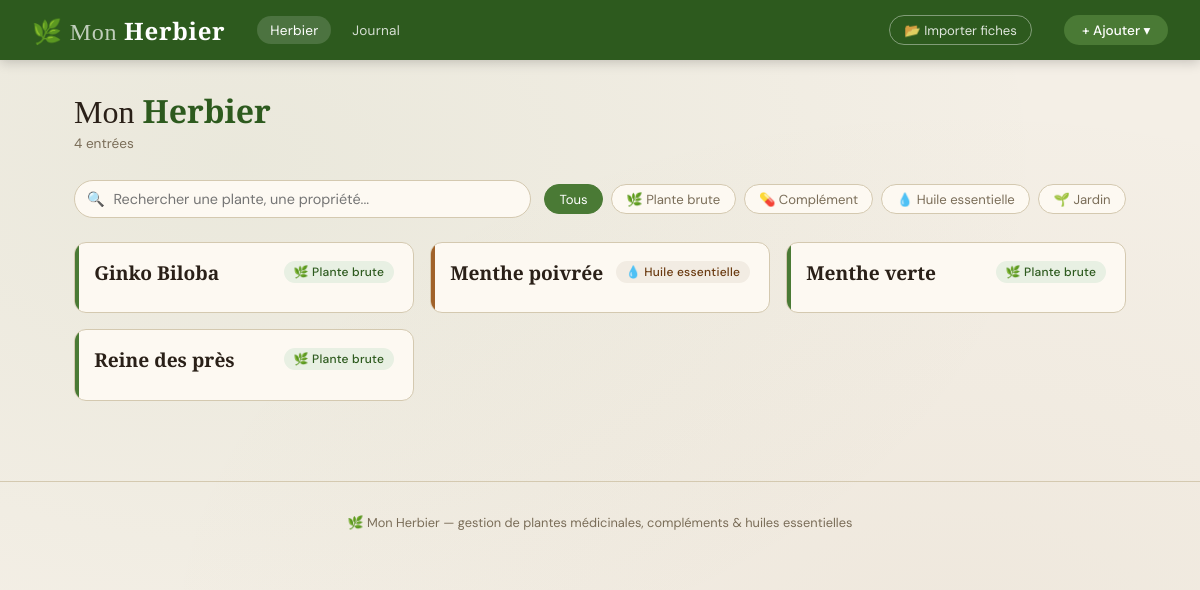
Before: / with the older database file.
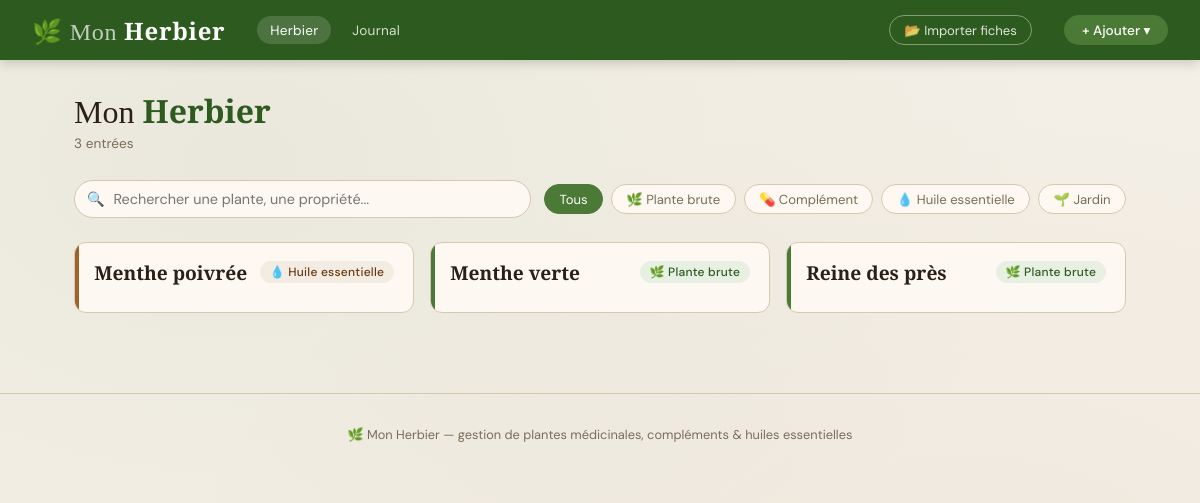
After: the same page with the newer database file.
### tables this page shows
CREATE TABLE plantes (
        id           INTEGER PRIMARY KEY AUTOINCREMENT,
        type         TEXT    NOT NULL,   -- brute | complement | he | jardin
        nom          TEXT    NOT NULL,
        latin        TEXT    DEFAULT '',
        famille      TEXT    DEFAULT '',
        bio          INTEGER DEFAULT 0,  -- 0=non, 1=oui
        proprietes   TEXT    DEFAULT '',
        contre       TEXT    DEFAULT '',
        interactions TEXT    DEFAULT '',
        precautions  TEXT    DEFAULT '',
        distributeur TEXT    DEFAULT '',
        prix         TEXT    DEFAULT '',
        quantite     TEXT    DEFAULT '',
        stockage     TEXT    DEFAULT '',
        liens        TEXT    DEFAULT '',
        notes        TEXT    DEFAULT ''
    );

### app.py (the view)
@app.route("/")
def index():
    type_filtre = request.args.get("type", "")
    recherche   = request.args.get("q", "")
    plantes = lister_plantes(
        type_filtre=type_filtre or None,
        recherche=recherche or None
    )
    return render_template("index.html",
                           plantes=plantes,
                           type_filtre=type_filtre,
                           recherche=recherche)

### app.py (called while the page is built)
@app.context_processor
def inject_globals():
    return {
        "type_labels":   TYPE_LABELS,
        "type_couleurs": TYPE_COULEURS,
        "today":         date.today().isoformat(),
    }

### database.py (called while the page is built)
def get_conn():
    conn = sqlite3.connect(DB_PATH)
    conn.row_factory = sqlite3.Row
    conn.execute("PRAGMA journal_mode=WAL")   # meilleure concurrence
    conn.execute("PRAGMA foreign_keys=ON")    # intégrité référentielle
    return conn

def _row_to_plante(row_base, row_spec, type_: str) -> Plante:
    obj = creer_plante(type_)
    obj.id = row_base["id"]
    for champ in CHAMPS_COMMUNS:
        setattr(obj, champ, row_base[champ])
    obj.bio = bool(row_base["bio"])
    if row_spec:
        for champ in CHAMPS_SPECIFIQUES.get(type_, []):
            val = row_spec[champ]
            if champ == "vivace":
                val = bool(val)
            setattr(obj, champ, val)
    return obj

def lister_plantes(type_filtre: str = None, recherche: str = None) -> list[Plante]:
    conn = get_conn()
    c = conn.cursor()
    sql = "SELECT * FROM plantes WHERE 1=1"
    params = []
    if type_filtre:
        sql += " AND type = ?"
        params.append(type_filtre)
    if recherche:
        sql += " AND (nom LIKE ? OR latin LIKE ? OR proprietes LIKE ?)"
        terme = f"%{recherche}%"
        params.extend([terme, terme, terme])
    sql += " ORDER BY nom COLLATE NOCASE"
    rows = c.execute(sql, params).fetchall()
    plantes = []
    for row in rows:
        t = row["type"]
        table = TABLE_SPECIFIQUE.get(t)
        row_spec = None
        if table:
            row_spec = c.execute(
                f"SELECT * FROM {table} WHERE plante_id = ?", (row["id"],)
            ).fetchone()
        plantes.append(_row_to_plante(row, row_spec, t))
    conn.close()
    return plantes

### models.py (called while the page is built)
def creer_plante(type_: str) -> Plante:
    cls = CLASSES_MAP.get(type_)
    if cls is None:
        raise ValueError(f"Type inconnu : {type_!r}. Valeurs valides : {list(CLASSES_MAP)}")
    return cls()

### templates/index.html (shortened to what this page needs)
{% extends "base.html" %}
{% block content %}
<div class="hero">
  <div>
    <h1 class="hero-title">Mon <strong>Herbier</strong></h1>
    <p class="hero-count">{{ plantes|length }} entrée{{ 's' if plantes|length != 1 }}</p>
  </div>
</div>
<form method="get" action="/">
  <div class="toolbar">
    <div class="search-wrap">
      <span class="search-icon">🔍</span>
      <input type="text" name="q" value="{{ recherche }}"
             placeholder="Rechercher une plante, une propriété...">
    </div>
    <div class="filters">
      <a href="/?q={{ recherche }}"
         class="filter-btn {{ 'active' if not type_filtre }}">Tous</a>
      {% for type_id, label in type_labels.items() %}
        <a href="/?type={{ type_id }}&q={{ recherche }}"
           class="filter-btn {{ 'active' if type_filtre == type_id }}">{{ label }}</a>
      {% endfor %}
    </div>
  </div>
</form>
{% if plantes %}
  <div class="plantes-grid">
    {% for p in plantes %}
      {% set couleur = type_couleurs.get(p.TYPE, '#4a7a35') %}
      <a class="plante-card" href="/plante/{{ p.id }}"
         style="--accent: {{ couleur }}">
        <div class="card-header">
          <span class="card-nom">{{ p.nom }}</span>
          <span class="badge badge-{{ p.TYPE }}">
            {{ type_labels.get(p.TYPE, p.TYPE) }}
          </span>
        </div>
      </a>
    {% endfor %}
  </div>
{% endif %}
{% endblock %}

### templates/base.html (shortened to what this page needs)
<!DOCTYPE html>
<html lang="fr">
<head>
</head>
<body>
<nav>
  <a class="nav-brand" href="/">🌿 <span>Mon</span> Herbier</a>
  <div class="nav-links">
    <a href="/" class="{{ 'active' if request.path == '/' }}">Herbier</a>
    <a href="/journal" class="{{ 'active' if '/journal' in request.path }}">Journal</a>
  </div>
  <form action="/importer" method="post" style="margin:0">
    <button class="btn-import" type="submit">📂 Importer fiches</button>
  </form>
  <div class="nav-add">
    <button class="btn-add">+ Ajouter ▾</button>
  </div>
</nav>
<main>
  {% block content %}{% endblock %}
</main>
<footer>
  🌿 Mon Herbier — gestion de plantes médicinales, compléments &amp; huiles essentielles
</footer>
</body>
</html>

### templates/base.html (style rules this page uses)
:root { --bg: #f4efe6; --paper: #fdf9f2; --ink: #2a2018; --muted: #7a6d58; --border: #d4c9b0; --vert: #4a7a35; --vert2: #2d5a1e; --vert-pale:#e8f0e3; --brun: #8b6030; --rouge: #8b3020; --bleu: #3a6080; --olive: #6a8a3a; --shadow: rgba(42,32,24,.10); }
*, *::before, *::after { box-sizing: border-box; margin: 0; padding: 0; }
html { font-size: 16px; scroll-behavior: smooth; }
body { font-family: 'DM Sans', sans-serif; background: var(--bg); color: var(--ink); min-height: 100vh; background-image: radial-gradient(ellipse at 20% 20%, rgba(74,122,53,.06) 0%, transparent 60%), radial-gradient(ellipse at 80% 80%, rgba(139,96,48,.05) 0%, transparent 60%); }
nav { background: var(--vert2); padding: 0 2rem; display: flex; align-items: center; gap: 2rem; height: 60px; position: sticky; top: 0; z-index: 100; box-shadow: 0 2px 12px rgba(0,0,0,.2); }
.nav-brand { font-family: 'Cormorant Garamond', serif; font-size: 1.5rem; font-weight: 600; color: #fff; text-decoration: none; letter-spacing: .03em; white-space: nowrap; }
.nav-brand span { opacity: .7; font-weight: 300; }
.nav-links { display: flex; gap: .5rem; align-items: center; flex: 1; }
.nav-links a { color: rgba(255,255,255,.8); text-decoration: none; font-size: .85rem; font-weight: 400; padding: .35rem .8rem; border-radius: 20px; transition: all .2s; letter-spacing: .02em; }
.nav-links a:hover, .nav-links a.active { background: rgba(255,255,255,.15); color: #fff; }
.nav-add { position: relative; margin-left: auto; }
.btn-add { background: var(--vert); color: #fff; border: none; padding: .4rem 1.1rem; border-radius: 20px; font-family: 'DM Sans', sans-serif; font-size: .85rem; font-weight: 500; cursor: pointer; display: flex; align-items: center; gap: .4rem; transition: background .2s; }
.btn-import { background: none; border: 1px solid rgba(255,255,255,.4); color: rgba(255,255,255,.85); padding: .35rem .9rem; border-radius: 20px; font-family: 'DM Sans', sans-serif; font-size: .82rem; cursor: pointer; transition: all .2s; }
main { max-width: 1100px; margin: 0 auto; padding: 2rem 1.5rem; }
.badge { display: inline-flex; align-items: center; gap: .3rem; padding: .2rem .6rem; border-radius: 20px; font-size: .75rem; font-weight: 500; letter-spacing: .02em; }
.badge-brute { background: #e8f0e3; color: #2d5a1e; }
.badge-he { background: #f2ece3; color: #6a3a10; }
footer { text-align: center; padding: 2rem; color: var(--muted); font-size: .8rem; border-top: 1px solid var(--border); margin-top: 3rem; }

Changed rows visible on the page:
removed plantes: nom "Ginko Biloba", get "🌿 Plante brute"
Other visible differences:
{{ plantes|length }}: "4" → "3"
